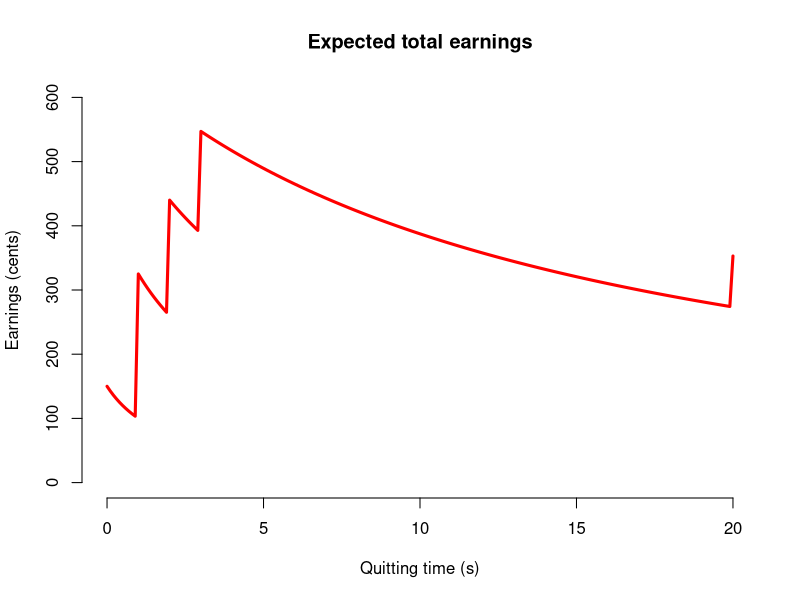
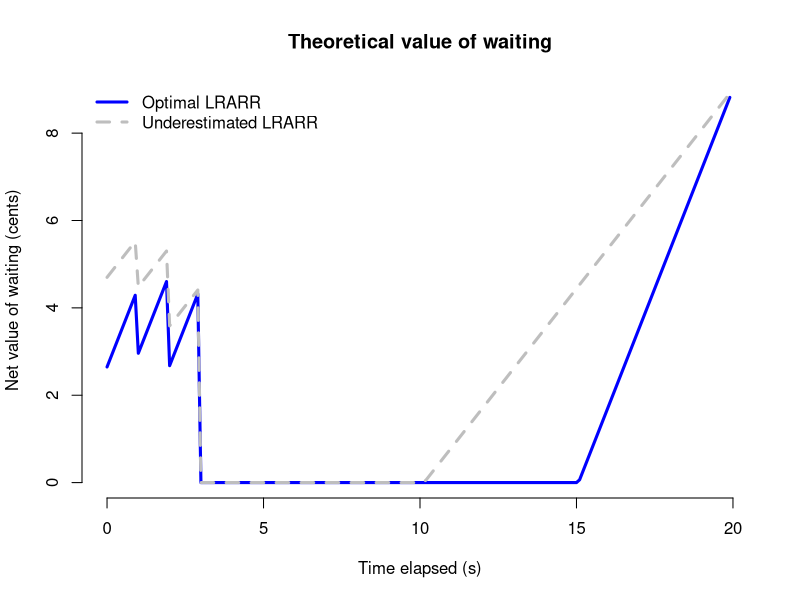

These figures' R source, in order: (Note: this script raises an error after producing the figures.)




reward_cdf = data.frame(time=c(0, 1, 2, 3, 20), cdf=c(0, 0.25, 0.50, 0.75, 1)) # ground truth
tGrid = seq(0, 20, by=0.1) # grid of quitting times to evaluate
iti = 2
rwd = list("large"=10, "small"=1)

### expected total earnings ###

# initialize outputs
expectedRwdPerTrial = numeric(length = length(tGrid))
expectedTimePerTrial = numeric(length = length(tGrid))



# loop over time points
for (idx in 1:length(tGrid)) {
  tNow = tGrid[idx]
  
  # expected reward
  earlierRwdTimes = reward_cdf$time <= tNow
  pRwd = max(c(0, reward_cdf$cdf[earlierRwdTimes]))
  expectedRwdPerTrial[idx] = pRwd*rwd$large + (1 - pRwd)*rwd$small
  
  # expected time
  delay_cdf = data.frame(time = c(reward_cdf$time[earlierRwdTimes], tNow),
                         cdf = c(reward_cdf$cdf[earlierRwdTimes], 1))
  expectedTimePerTrial[idx] = sum(diff(delay_cdf$cdf) * tail(delay_cdf$time,-1)) + iti
}

# expected total reward in 5 min
expectedTotalReward = 5 * 60 * expectedRwdPerTrial / expectedTimePerTrial
plot(tGrid, expectedTotalReward, type="l", main="Expected total earnings", 
     xlab="Quitting time (s)", ylab="Earnings (cents)", bty="n", xlim=c(0,20), ylim=c(0,600),
     col='red', lwd=3)

# long-run average reward rate for the reward-maximizing policy
# (this will be used below for the optimal opportunity cost)
LRARR = max(expectedRwdPerTrial / expectedTimePerTrial)
cat("Optimal long-run average reward rate (LRARR) =",LRARR,"cents per s\n")

### function to calculate the value of waiting at one point in time ###

# inputs: 
#   the forward-looking reward-time distribution (dependent on time elapsed); 
#     this is a data from with fields $time and $cdf, as above;
#   the estimated LRARR (this factors in the ITI);
#   the reward magnitudes.
waitValue <- function(updated_cdf, LRARR, rwd) {
  # define the grid of possible waiting times to evaluate
  tGrid = seq(0, round(max(updated_cdf$time),1), by=0.1)
  # upsample the cdf to the time grid (could probably be done more efficiently)
  upsampled_cdf = numeric(length = length(tGrid))
  for (idx in 1:length(upsampled_cdf)) {
    earlierRwdTimes = updated_cdf$time <= tGrid[idx]
    upsampled_cdf[idx] = max(c(0, updated_cdf$cdf[earlierRwdTimes]))
  }
  # convert the cdf to expected reward for each possible quitting time
  expectedRwd = upsampled_cdf*rwd$large + (1 - upsampled_cdf)*rwd$small
  # expected delay under each quitting policy
  upsampled_survFx = c(1, 1 - head(upsampled_cdf, n=-1)) # survival function
  marginal_time_cost = c(tGrid[1], diff(tGrid)) * upsampled_survFx
  expectedTime = cumsum(marginal_time_cost)
  # net value of waiting at each point
  # n.b. where there is a non-zero immediate reward, this is part of the OC of waiting
  netValue = expectedRwd - expectedTime * LRARR - rwd$small
  # potential value of waiting
  potential = max(netValue)
  return(potential)
}

### iterate through time steps, calculating the forward-looking value of waiting at each step ###

tGrid = head(tGrid, n=-1) # examine all but the last time point (no decision to be made there)
sv = numeric(length = length(tGrid)) # initialize results
sv_loLRARR = numeric(length = length(tGrid)) # if LRARR were underestimated
for (idx in 1:length(tGrid)) {
  tNow = tGrid[idx]
  # update the reward-time cdf based on time elapsed
  # n.b. includes rounding b/c imprecision messes up logical tests.
  futurePoints = reward_cdf$time > tNow
  pElapsed = max(c(0, reward_cdf$cdf[!futurePoints])) # for renormalizing the future part of the function
  updated_cdf = data.frame(time = round(reward_cdf$time[futurePoints] - tNow, 1),
                           cdf = (reward_cdf$cdf[futurePoints] - pElapsed) / (1 - pElapsed))
  sv[idx] = waitValue(updated_cdf, LRARR, rwd)
  sv_loLRARR[idx] = waitValue(updated_cdf, LRARR/2, rwd)
}
# plot results
plot(tGrid, sv, type="l", main="Theoretical value of waiting", 
     xlab="Time elapsed (s)", ylab="Net value of waiting (cents)", bty="n", xlim=c(0,20), 
     col='blue', lwd=3)
lines(tGrid, sv_loLRARR, col='gray', type='l', lwd=3, lty=2)
legend("topleft", c("Optimal LRARR", "Underestimated LRARR"), bty="n", lty=c(1, 2), lwd=3, 
       col=c("blue", "gray"))

# save value functions in survival format
v <- as.data.frame(sv)
v$waitValue <- head(expectedTotalReward, n=-1)
v$t1 <- tGrid
v$t2 <- tGrid + .1
save(v,file = 'vFunc.RData')

# save in csv format
sv_df = data.frame(t=tGrid, sv=sv)
write.csv(sv_df, file='output/sv.csv', row.names=FALSE)





